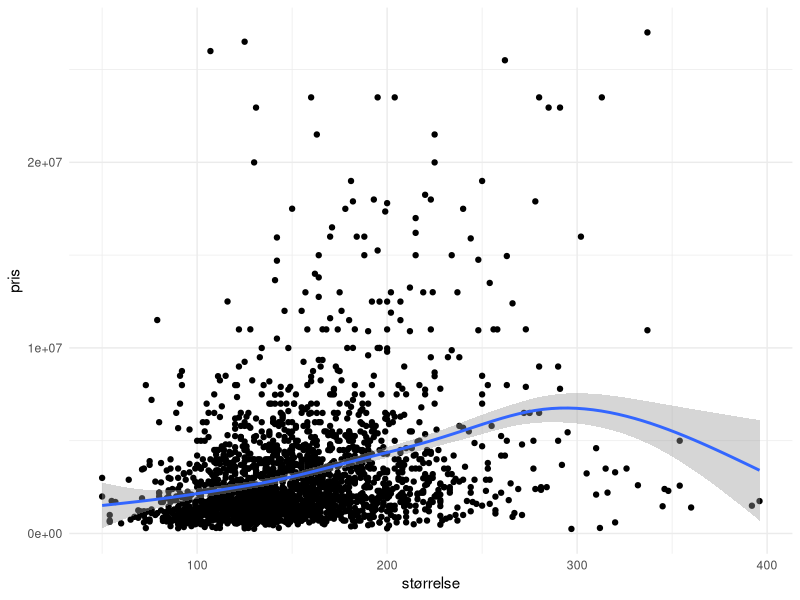

Write the R code that produced this figure.
#### Pakker #### 
library(tidyverse)

#### Load data ####
setwd("/Users/cwa/Documents/Dataanalyse/Portfolio.LW/OLA1") ## Ændre til din egen wd
boligsiden <- read.csv("boligsiden.csv")

#### Datarensning ####
## Fjerner NA'er
boligsiden_clean <- na.omit(boligsiden) ## Fjerner 185 observationer
rownames(boligsiden_clean) <- NULL

## Renser kvmpris, alt under 500 ganges med 1000. Grundet komma/decimal fejl
boligsiden_clean$kvmpris <- ifelse(
    boligsiden_clean$kvmpris < 500, 
    boligsiden_clean$kvmpris * 1000, 
    boligsiden_clean$kvmpris)

## Rens pris for kr. og konverter til numeric
boligsiden_clean$pris <- gsub("kr\\.\\s*|\\.", "", boligsiden_clean$pris)
boligsiden_clean$pris <- as.numeric(boligsiden_clean$pris)
boligsiden_clean <- boligsiden_clean[-c(which(boligsiden_clean$pris > 30000000)),] ## Fjerner 3 huse over 30 mil.

## Liggetid
boligsiden_clean$liggetid <- gsub(" dag", "", boligsiden_clean$liggetid)
boligsiden_clean$liggetid <- as.numeric(boligsiden_clean$liggetid)

## Fjerner outliers i opført år, alt før 1800, dette er 16 rækker
boligsiden_clean <- boligsiden_clean[-c(which(boligsiden_clean$opført < 1800)),]

## Renser grund-kolonnen
boligsiden_clean <- boligsiden_clean %>%
mutate(grund = ifelse(
           !is.na(str_extract(grund, "^\\d{3}")),
            str_extract(grund, "^\\d{3}"),
            ifelse(
              !is.na(str_extract(grund, "^\\d{2}")),
              str_extract(grund, "^\\d{2}"),
              grund * 1000)))

boligsiden_clean$grund <- as.numeric(boligsiden_clean$grund)

## Outliers i grund
boligsiden_clean <- boligsiden_clean[-c(which(boligsiden_clean$grund > 5000)),]
boligsiden_clean <- boligsiden_clean[-c(which(boligsiden_clean$grund < 100)),]

## Renser og fjerner ualmindeligt højre md udgifter
boligsiden_clean$mdudg <- boligsiden_clean$mdudg * 1000
boligsiden_clean <- boligsiden_clean[-c(which(boligsiden_clean$mdudg > 100000)),]

## 3 byer har postnummer i bykolonne
boligsiden_clean$postnr <- as.numeric(boligsiden_clean$postnr)
boligsiden_clean$postnr[264] = 9632
boligsiden_clean$postnr[1740] = 6933 
boligsiden_clean$postnr[2031] = 3400 

## Fjern outliers i størrelse
boligsiden_clean <- boligsiden_clean[-c(which(boligsiden_clean$størrelse < 50)),]
boligsiden_clean <- boligsiden_clean[-c(which(boligsiden_clean$størrelse > 400)),]

## Find de to ejendomme
which(boligsiden$vej == "egevej" & boligsiden$vejnr == 20)
which(boligsiden$vej == "tousvej" & boligsiden$vejnr == 106)

boligsiden[71,]
boligsiden[2202,]

## Udvælg to tilfældige huse
sample(1:nrow(boligsiden), 2)

## Se info om de to huse
boligsiden[887, ]
boligsiden[2077, ]

saveRDS(boligsiden_clean, "boligsiden_clean.rds")

## Plot
ggplot(data = boligsiden_clean)+
  geom_point(mapping = aes(x = størrelse, y = pris))+
  geom_smooth(mapping = aes(x = størrelse, y = pris))+
  theme_minimal()
